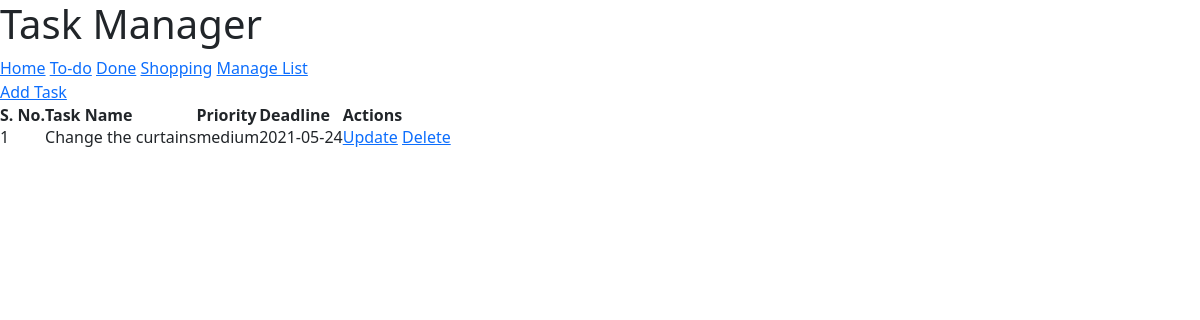
Page /list-task.php?list_id=1 on the committed database.
### tables this page shows
CREATE TABLE `tbl_lists` (
  `list_id` int(10) UNSIGNED NOT NULL,
  `list_name` varchar(50) NOT NULL,
  `list_desc` varchar(150) DEFAULT NULL
);

CREATE TABLE `tbl_tasks` (
  `task_id` int(10) UNSIGNED NOT NULL,
  `task_name` varchar(150) NOT NULL,
  `task_desc` text NOT NULL,
  `list_id` int(11) NOT NULL,
  `priority` varchar(10) NOT NULL,
  `deadline` date NOT NULL
);

### list-task.php (the view, shortened to what this page needs)
<?php
    $list_id_url=$_GET['list_id'];
?>
<html>
    <head>
        <link rel="stylesheet" href="<?php echo SITEURL;?>css/style.css">
        <link href="https://cdn.jsdelivr.net/npm/bootstrap@5.0.1/dist/css/bootstrap.min.css" rel="stylesheet">
    </head>
    <body>
        <h1>Task Manager</h1>
        <div class="menu">
            <a href="<?php echo SITEURL; ?>index.php">Home</a>
            <?php
                $conn2 = mysqli_connect(LOCALHOST, DB_USERNAME, DB_PASSWORD) or die(mysqli_error());
                $sql2="SELECT * FROM tbl_lists";
                $res2 = mysqli_query($conn2, $sql2);
                if($res2 == true){
                    while($row2=mysqli_fetch_assoc($res2)){
                        $list_id = $row2['list_id'];
                        $list_name = $row2['list_name'];
                        ?>
                        <a href="<?php echo SITEURL; ?>list-task.php?list_id=<?php echo $list_id; ?>"><?php echo $list_name; ?></a>
                        <?php
                    }
                }
            ?>
            <a href="<?php echo SITEURL; ?>manage-list.php">Manage List</a>
        </div>
        <div class=all-task>
            <a href="<?php echo SITEURL; ?>add-task.php">Add Task</a>
            <table>
                <tr>
                    <th>S. No.</th>
                    <th>Task Name</th>
                    <th>Priority</th>
                    <th>Deadline</th>
                    <th>Actions</th>
                </tr>
                <?php
                    $conn = mysqli_connect(LOCALHOST, DB_USERNAME, DB_PASSWORD) or die(mysqli_error());
                    $sql = "SELECT * FROM tbl_tasks
                        WHERE list_id=$list_id_url";
                    $res=mysqli_query($conn, $sql);
                    if($res==true){
                        $count_rows=mysqli_num_rows($res);
                        $sn=1;
                        if($count_rows>0){
                            while($row=mysqli_fetch_assoc($res)){
                                $task_id=$row['task_id'];
                                $task_name=$row['task_name'];
                                $priority=$row['priority'];
                                $deadline=$row['deadline'];
                                ?>
                                <tr>
                                <td><?php echo $sn++; ?></td>
                                <td><?php echo $task_name; ?></td>
                                <td><?php echo $priority; ?></td>
                                <td><?php echo $deadline; ?></td>
                                <td>
                                    <a href="<?php echo SITEURL; ?>update-task.php?task_id=<?php echo $task_id; ?>">Update</a>
                                    <a href="<?php echo SITEURL; ?>delete-task.php?task_id=<?php echo $task_id; ?>">Delete</a>
                                </td>
                            </tr>
                                <?php
                            }
                        }
                        else{
                            ?>
                            <tr>
                                <td colspan=5>No Tasks added in this list</td>
                            </tr>
                            <?php
                        }
                    }
                ?>
            </table>
        </div>
    </body>
</html>

### css/style.css (style rules this page uses)
* { margin: 0%; padding: 0%; font-family: 'Segoe UI', Tahoma, Geneva, Verdana, sans-serif; }

### rows in the picture
tbl_lists: list_name "To-do"
tbl_lists: list_name "Done"
tbl_lists: list_name "Shopping"
tbl_tasks: task_name "Change the curtains", priority "medium", deadline "2021-05-24"
